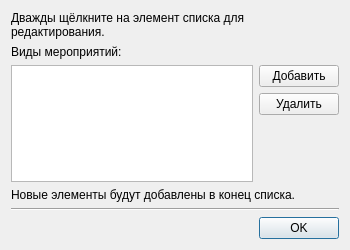
<?xml version="1.0" encoding="UTF-8"?>
<ui version="4.0">
 <class>Dialog</class>
 <widget class="QDialog" name="Dialog">
  <property name="geometry">
   <rect>
    <x>0</x>
    <y>0</y>
    <width>350</width>
    <height>250</height>
   </rect>
  </property>
  <property name="windowTitle">
   <string>Управление видами мероприятий</string>
  </property>
  <layout class="QVBoxLayout" name="verticalLayout">
   <item>
    <widget class="QLabel" name="label">
     <property name="text">
      <string>Дважды щёлкните на элемент списка для редактирования.</string>
     </property>
     <property name="wordWrap">
      <bool>true</bool>
     </property>
    </widget>
   </item>
   <item>
    <widget class="QLabel" name="label_2">
     <property name="text">
      <string>Виды мероприятий:</string>
     </property>
    </widget>
   </item>
   <item>
    <layout class="QHBoxLayout" name="horizontalLayout_3">
     <item>
      <widget class="QListView" name="listView"/>
     </item>
     <item>
      <layout class="QVBoxLayout" name="verticalLayout_4">
       <item>
        <widget class="QPushButton" name="addButton">
         <property name="text">
          <string>Добавить</string>
         </property>
        </widget>
       </item>
       <item>
        <widget class="QPushButton" name="delButton">
         <property name="text">
          <string>Удалить</string>
         </property>
        </widget>
       </item>
       <item>
        <spacer name="verticalSpacer">
         <property name="orientation">
          <enum>Qt::Vertical</enum>
         </property>
         <property name="sizeHint" stdset="0">
          <size>
           <width>20</width>
           <height>40</height>
          </size>
         </property>
        </spacer>
       </item>
      </layout>
     </item>
    </layout>
   </item>
   <item>
    <widget class="QLabel" name="label_3">
     <property name="text">
      <string>Новые элементы будут добавлены в конец списка.</string>
     </property>
    </widget>
   </item>
   <item>
    <widget class="Line" name="line">
     <property name="orientation">
      <enum>Qt::Horizontal</enum>
     </property>
    </widget>
   </item>
   <item>
    <widget class="QDialogButtonBox" name="buttonBox">
     <property name="orientation">
      <enum>Qt::Horizontal</enum>
     </property>
     <property name="standardButtons">
      <set>QDialogButtonBox::Ok</set>
     </property>
    </widget>
   </item>
  </layout>
 </widget>
 <resources/>
 <connections>
  <connection>
   <sender>buttonBox</sender>
   <signal>accepted()</signal>
   <receiver>Dialog</receiver>
   <slot>accept()</slot>
   <hints>
    <hint type="sourcelabel">
     <x>248</x>
     <y>254</y>
    </hint>
    <hint type="destinationlabel">
     <x>157</x>
     <y>274</y>
    </hint>
   </hints>
  </connection>
  <connection>
   <sender>buttonBox</sender>
   <signal>rejected()</signal>
   <receiver>Dialog</receiver>
   <slot>reject()</slot>
   <hints>
    <hint type="sourcelabel">
     <x>316</x>
     <y>260</y>
    </hint>
    <hint type="destinationlabel">
     <x>286</x>
     <y>274</y>
    </hint>
   </hints>
  </connection>
 </connections>
</ui>
